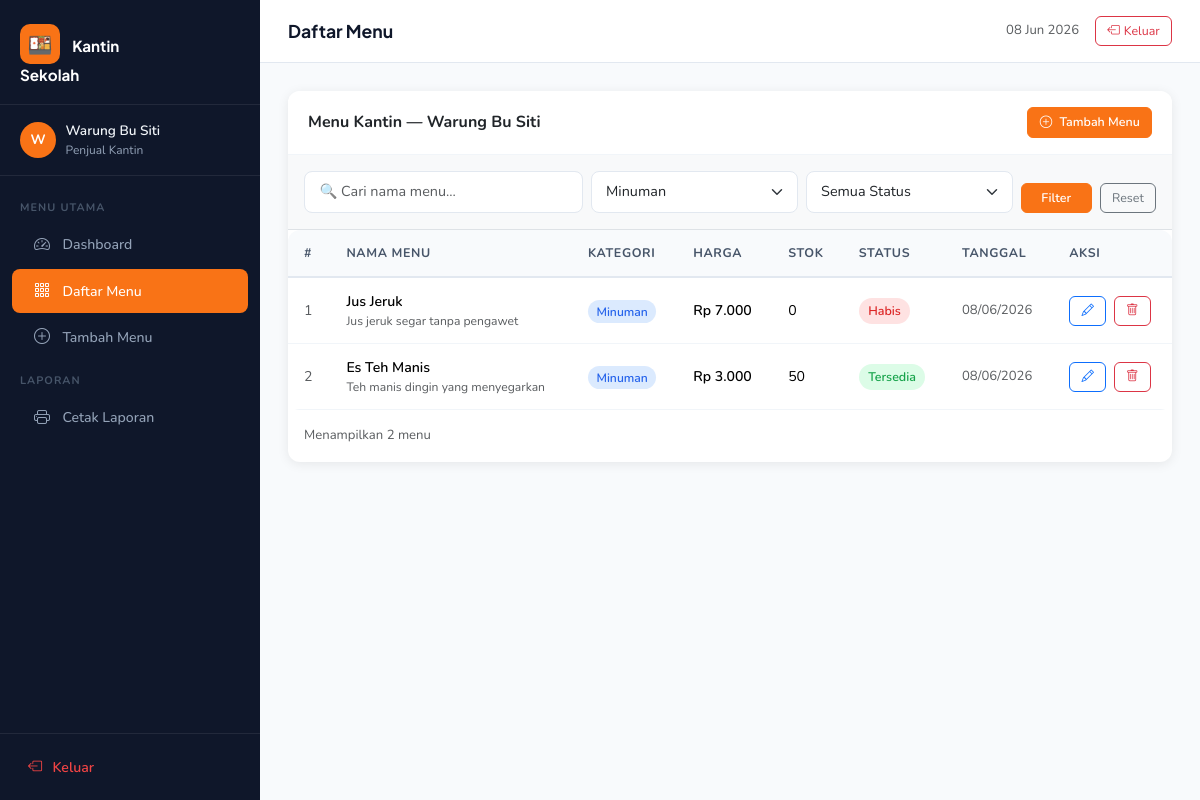
The page /manajemen_menu_kantin/menu/index.php?kategori=Minuman (signed in) on the database its author committed.
### tables this page shows
CREATE TABLE IF NOT EXISTS menu (
    id            INT AUTO_INCREMENT PRIMARY KEY,
    user_id       INT NOT NULL,
    nama_menu     VARCHAR(100) NOT NULL,
    kategori_menu VARCHAR(50)  NOT NULL,
    harga         INT NOT NULL,
    stok          INT NOT NULL,
    status_menu   VARCHAR(50)  NOT NULL,
    deskripsi     TEXT,
    tanggal_input DATE NOT NULL,
    created_at    TIMESTAMP NULL DEFAULT CURRENT_TIMESTAMP,
    updated_at    TIMESTAMP NULL DEFAULT CURRENT_TIMESTAMP ON UPDATE CURRENT_TIMESTAMP,
    FOREIGN KEY (user_id) REFERENCES users(id) ON DELETE CASCADE
);

### manajemen_menu_kantin/menu/index.php (the view, shortened to what this page needs)
<?php
require_once __DIR__ . '/../config/database.php';
$uid = $_SESSION['user_id'];
$kategori = $_GET['kategori'] ?? '';
$status   = $_GET['status']   ?? '';
$cari     = $_GET['cari']     ?? '';
$sql    = "SELECT * FROM menu WHERE user_id = ?";
$params = [$uid];
if ($kategori) { $sql .= " AND kategori_menu = ?"; $params[] = $kategori; }
$sql .= " ORDER BY id DESC";
$stmt = $pdo->prepare($sql);
$stmt->execute($params);
$menus = $stmt->fetchAll();
function formatRp($n) { return 'Rp ' . number_format($n, 0, ',', '.'); }
function kategoriClass($k) {
    return match($k) {
        'Makanan' => 'badge-makanan',
        'Minuman' => 'badge-minuman',
        default   => 'badge-snack',
    };
}
require_once __DIR__ . '/../config/layout_start.php';
?>
<div class="card">
    <div class="card-header d-flex flex-column flex-md-row justify-content-between align-items-start align-items-md-center gap-2">
        <span class="fw-bold">Menu Kantin — <?= htmlspecialchars($_SESSION['user_name']) ?></span>
        <a href="/manajemen_menu_kantin/menu/create.php" class="btn btn-primary btn-sm">
            <i class="bi bi-plus-circle me-1"></i> Tambah Menu
        </a>
    </div>
    <div class="p-3 border-bottom bg-light" style="border-radius:0">
        <form method="GET" class="row g-2 align-items-end">
            <div class="col-12 col-md-4">
                <input type="text" name="cari" class="form-control form-control-sm"
                       placeholder="🔍 Cari nama menu..." value="<?= htmlspecialchars($cari) ?>">
            </div>
            <div class="col-6 col-md-3">
                <select name="kategori" class="form-select form-select-sm">
                    <option value="Minuman" <?= $kategori==='Minuman'?'selected':'' ?>>Minuman</option>
                </select>
            </div>
            <div class="col-6 col-md-3">
                <select name="status" class="form-select form-select-sm">
                    <option value="">Semua Status</option>
                </select>
            </div>
            <div class="col-12 col-md-2 d-flex gap-2">
                <button type="submit" class="btn btn-primary btn-sm flex-grow-1">Filter</button>
                <a href="/manajemen_menu_kantin/menu/index.php" class="btn btn-outline-secondary btn-sm">Reset</a>
            </div>
        </form>
    </div>
    <div class="card-body p-0">
        <?php if (empty($menus)): ?>
            <div class="text-center py-5 text-muted">
                <i class="bi bi-inbox fs-1 d-block mb-3"></i>
                <p class="mb-0">Tidak ada menu ditemukan.</p>
                <?php if (!$kategori && !$status && !$cari): ?>
                    <a href="/manajemen_menu_kantin/menu/create.php" class="btn btn-primary mt-3">
                        <i class="bi bi-plus-circle me-1"></i> Tambah Menu Pertama
                    </a>
                <?php endif; ?>
            </div>
        <?php else: ?>
        <div class="table-responsive">
            <table class="table table-hover mb-0">
                <thead>
                    <tr>
                        <th>#</th>
                        <th>Nama Menu</th>
                        <th>Kategori</th>
                        <th>Harga</th>
                        <th>Stok</th>
                        <th>Status</th>
                        <th>Tanggal</th>
                        <th>Aksi</th>
                    </tr>
                </thead>
                <tbody>
                    <?php foreach ($menus as $i => $m): ?>
                    <tr>
                        <td class="text-muted"><?= $i+1 ?></td>
                        <td>
                            <div class="fw-600" style="font-weight:600"><?= htmlspecialchars($m['nama_menu']) ?></div>
                            <?php if ($m['deskripsi']): ?>
                                <div class="text-muted" style="font-size:.76rem;max-width:200px;overflow:hidden;white-space:nowrap;text-overflow:ellipsis">
                                    <?= htmlspecialchars($m['deskripsi']) ?>
                                </div>
                            <?php endif; ?>
                        </td>
                        <td><span class="<?= kategoriClass($m['kategori_menu']) ?>"><?= htmlspecialchars($m['kategori_menu']) ?></span></td>
                        <td style="font-weight:600"><?= formatRp($m['harga']) ?></td>
                        <td><?= $m['stok'] ?></td>
                        <td><span class="<?= $m['status_menu']==='Tersedia'?'badge-tersedia':'badge-habis' ?>"><?= htmlspecialchars($m['status_menu']) ?></span></td>
                        <td class="text-muted" style="font-size:.82rem"><?= date('d/m/Y', strtotime($m['tanggal_input'])) ?></td>
                        <td>
                            <a href="/manajemen_menu_kantin/menu/edit.php?id=<?= $m['id'] ?>"
                               class="btn btn-sm btn-outline-primary me-1">
                                <i class="bi bi-pencil"></i>
                            </a>
                            <button type="button"
                                    class="btn btn-sm btn-outline-danger btn-hapus"
                                    data-id="<?= $m['id'] ?>"
                                    data-nama="<?= htmlspecialchars($m['nama_menu']) ?>">
                                <i class="bi bi-trash"></i>
                            </button>
                        </td>
                    </tr>
                    <?php endforeach; ?>
                </tbody>
            </table>
        </div>
        <div class="p-3 text-muted" style="font-size:.82rem">
            Menampilkan <?= count($menus) ?> menu
        </div>
        <?php endif; ?>
    </div>
</div>
<?php require_once __DIR__ . '/../config/layout_end.php'; ?>

### manajemen_menu_kantin/assets/css/style.css (style rules this page uses)
:root { --primary: #f97316; --primary-dk: #ea580c; --primary-lt: #fff7ed; --secondary: #0f172a; --success: #16a34a; --danger: #dc2626; --warning: #d97706; --sidebar-w: 260px; --radius: 12px; --shadow: 0 2px 12px rgba(0,0,0,.08); --shadow-lg: 0 8px 30px rgba(0,0,0,.12); }
* { box-sizing: border-box; }
body { font-family: 'Nunito', sans-serif; background: #f8fafc; color: #1e293b; margin: 0; }
.card { border: none; border-radius: var(--radius); box-shadow: var(--shadow); }
.card-header { background: #fff; border-bottom: 1px solid #f1f5f9; border-radius: var(--radius) var(--radius) 0 0 !important; padding: 1rem 1.25rem; }
.table-responsive { border-radius: var(--radius); overflow: hidden; }
.table thead th { background: #f8fafc; color: #475569; font-size: .78rem; font-weight: 700; letter-spacing: .05em; text-transform: uppercase; border-bottom: 2px solid #e2e8f0; padding: .85rem 1rem; white-space: nowrap; }
.table tbody td { padding: .8rem 1rem; vertical-align: middle; border-color: #f1f5f9; font-size: .88rem; }
.badge-tersedia { background: #dcfce7; color: #16a34a; padding: .35em .75em; border-radius: 20px; font-size: .78rem; font-weight: 600; }
.badge-habis { background: #fee2e2; color: #dc2626; padding: .35em .75em; border-radius: 20px; font-size: .78rem; font-weight: 600; }
.badge-minuman { background: #dbeafe; color: #2563eb; padding:.3em .7em; border-radius:20px; font-size:.76rem; font-weight:600; }
.btn-primary { background: var(--primary) !important; border-color: var(--primary) !important; font-weight: 600; }
.btn-sm { font-size: .78rem; padding: .3rem .7rem; border-radius: 6px; }
.form-control, .form-select { border-radius: 8px; border: 1.5px solid #e2e8f0; font-size: .9rem; padding: .6rem .9rem; }

### rows shown on the page
menu: nama_menu "Jus Jeruk", deskripsi "Jus jeruk segar tanpa pengawet", kategori_menu "Minuman", harga "Rp 7.000", stok "0", status_menu "Habis", tanggal_input "08/06/2026"
menu: nama_menu "Es Teh Manis", deskripsi "Teh manis dingin yang menyegarkan", kategori_menu "Minuman", harga "Rp 3.000", stok "50", status_menu "Tersedia", tanggal_input "08/06/2026"

### other values the page prints
getInitial($_SESSION['user_name']) "W"
$_SESSION['user_name'] "Warung Bu Siti"
$pageTitle "Daftar Menu"
count($menus) "2"
